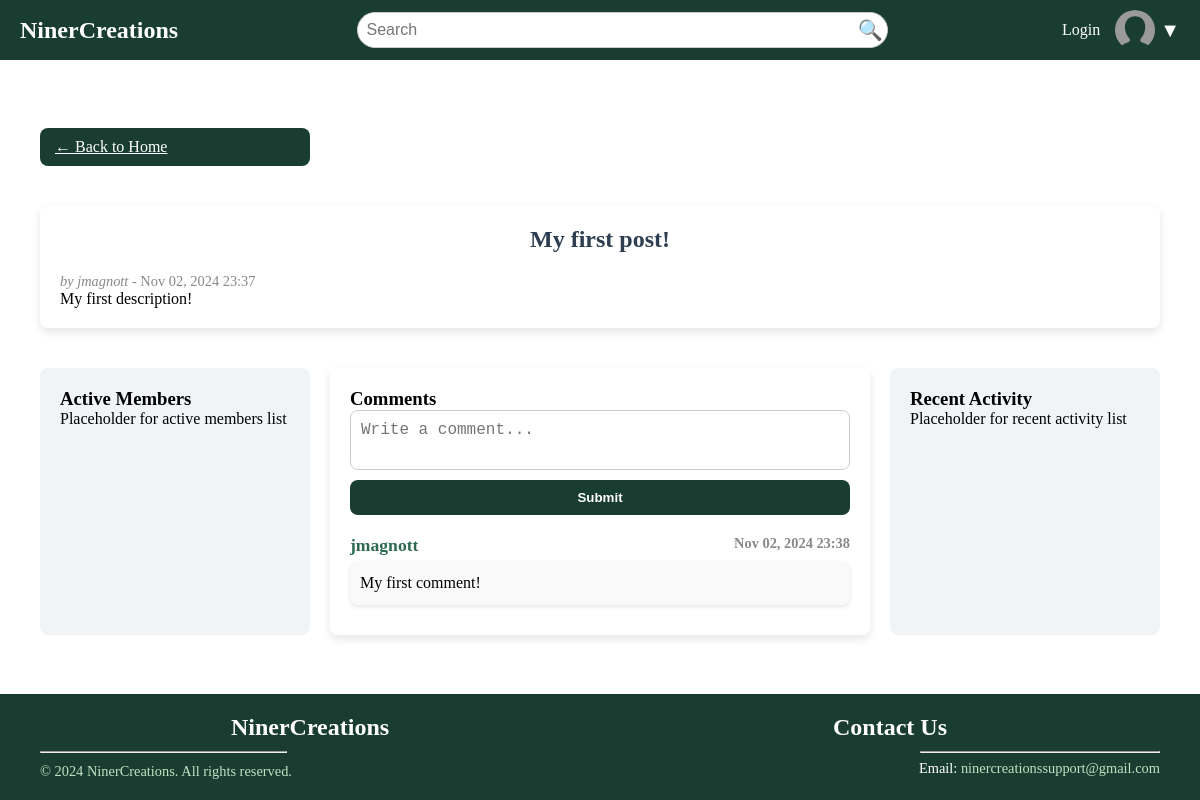
/post/1/, run on an earlier commit of the app's database.
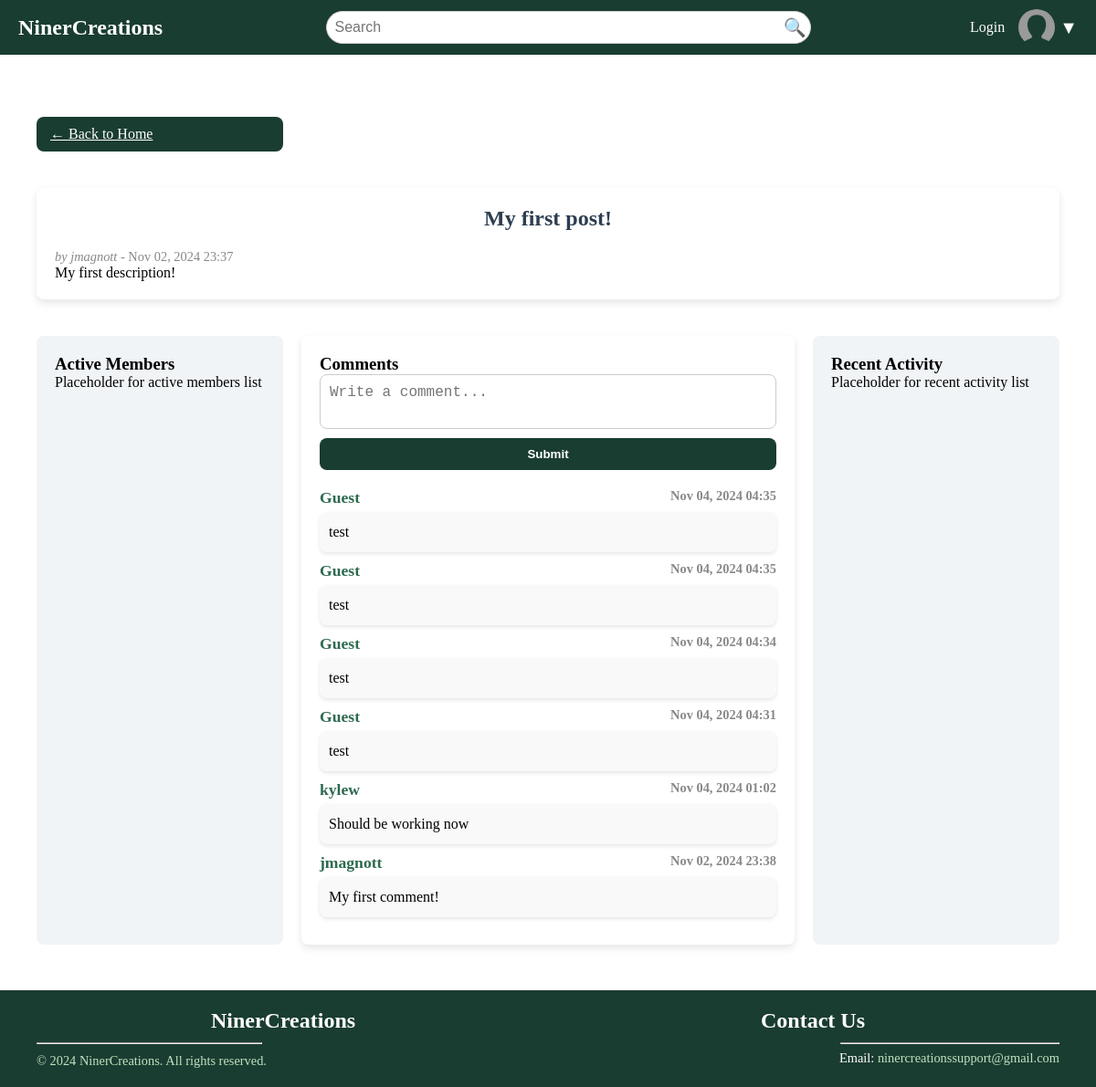
And on a later commit of the database.
### NinerCreations/models.py (models this page shows, shortened)
class Comment(models.Model):
    post = models.ForeignKey(Post, on_delete=models.CASCADE, related_name="comments")
    author = models.ForeignKey(User, on_delete=models.CASCADE, null=True, blank=True)
    content = models.TextField()
    created_at = models.DateTimeField(auto_now_add=True)

### NinerCreations/views.py (the view)
# urls.py: path('post/<int:post_id>/', views.post_detail, name='post_detail'),  # New URL pattern for post detail and comments
def post_detail(request, post_id):
    post = get_object_or_404(Post, id=post_id)
    comments = post.comments.all().order_by('-created_at')  # Fetch comments associated with the post
    if request.method == 'POST':
        content = request.POST.get('content')  # Get the comment content from the form
        if content:
            author = request.user if request.user.is_authenticated else None
            Comment.objects.create(post=post, author=author, content=content)
            comments = post.comments.all().order_by('-created_at')
    return render(request, 'base/post_detail.html', {
        'post': post,
        'comments': comments,
    })

### NinerCreations/templates/base/post_detail.html (shortened to what this page needs)
{% extends "base/base.html" %}
{% block content %}
<div class="content-grid">
    <a class="btn btn-primary" href="{% url 'home' %}">← Back to Home</a>
    <div class="pd-main">
        <div class="post-detail">
            <h2>{{ post.title }}</h2>
            <p class="post-meta">
                <em>by {{ post.author.username }}</em> - {{ post.created_at|date:"M d, Y H:i" }}
            </p>
            <div class="post-content">
                {{ post.content }}
            </div>
        </div>
    </div>
    <div class="pd-left">
        <h3>Active Members</h3>
        <p>Placeholder for active members list</p>
    </div>
    <div class="pd-main-content">
        <div class="comment-section">
            <h3>Comments</h3>
            <form method="POST" action="{% url 'post_detail' post.id %}" class="comment-form">
                <textarea name="content" rows="4" placeholder="Write a comment..." required class="comment-input"></textarea>
                <button type="submit" class="btn btn-primary">Submit</button>
            </form>
            <ul id="commentList" class="comment-list">
                {% for comment in comments %}
                    <li class="comment">
                        <div class="comment-header">
                            <strong class="comment-author">{{ comment.author.username|default:"Guest" }}</strong>
                            <span class="comment-timestamp">{{ comment.created_at|date:"M d, Y H:i" }}</span>
                        </div>
                        <div class="comment-content">
                            {{ comment.content }}
                        </div>
                    </li>
                {% endfor %}
            </ul>
        </div>
    </div>
    <div class="pd-right">
        <h3>Recent Activity</h3>
        <p>Placeholder for recent activity list</p>
    </div>
</div>
{% endblock %}

What changed in the data, as far as the page shows it:
added Comment: author.username "Guest", created_at "Nov 04, 2024 04:35", content "test"
added Comment: author.username "Guest", created_at "Nov 04, 2024 04:35", content "test"
added Comment: author.username "Guest", created_at "Nov 04, 2024 04:34", content "test"
added Comment: author.username "Guest", created_at "Nov 04, 2024 04:31", content "test"
added Comment: author.username "kylew", created_at "Nov 04, 2024 01:02", content "Should be working now"
